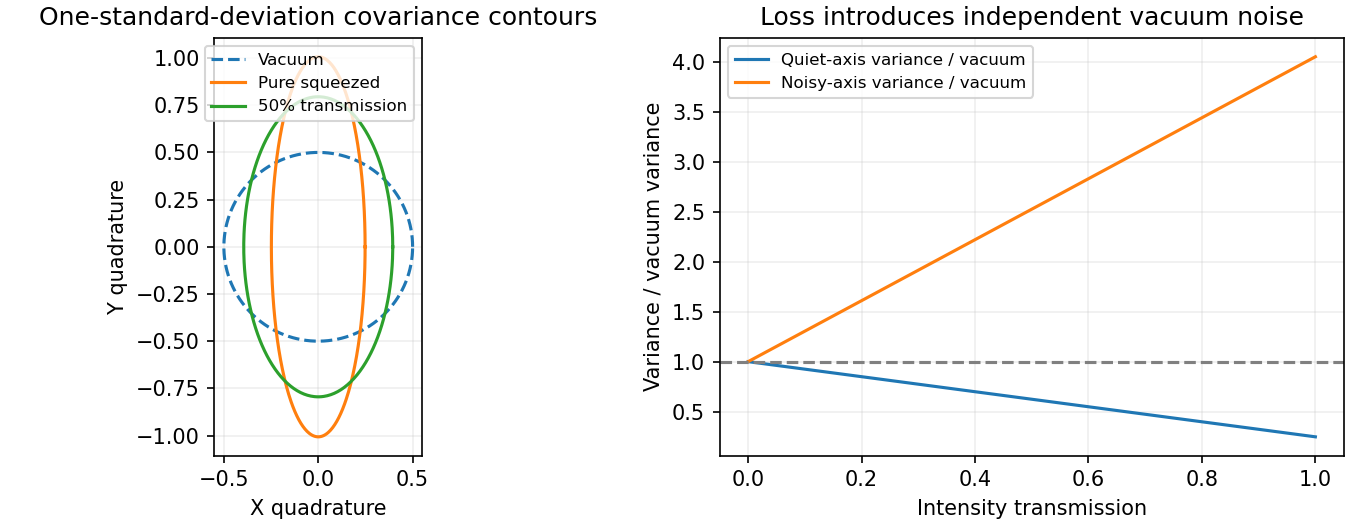

The Python source for this figure:
"""Original covariance ellipses and pure-loss quadrature variances. Output cwd."""
import numpy as np
import matplotlib.pyplot as plt
r=.7;theta=np.linspace(0,2*np.pi,400);fig,ax=plt.subplots(1,2,figsize=(9,3.5),layout='constrained')
for name,vx,vy,style in [('Vacuum',.25,.25,'--'),('Pure squeezed',np.exp(-2*r)/4,np.exp(2*r)/4,'-'),('50% transmission',(.5*np.exp(-2*r)+.5)/4,(.5*np.exp(2*r)+.5)/4,'-')]:
 ax[0].plot(np.sqrt(vx)*np.cos(theta),np.sqrt(vy)*np.sin(theta),style,label=name)
ax[0].set(xlabel='X quadrature',ylabel='Y quadrature',title='One-standard-deviation covariance contours',aspect='equal');ax[0].legend(fontsize=8);ax[0].grid(alpha=.2)
eta=np.linspace(0,1,300);ax[1].plot(eta,eta*np.exp(-2*r)+(1-eta),label='Quiet-axis variance / vacuum');ax[1].plot(eta,eta*np.exp(2*r)+(1-eta),label='Noisy-axis variance / vacuum');ax[1].axhline(1,ls='--',color='.5');ax[1].set(xlabel='Intensity transmission',ylabel='Variance / vacuum variance',title='Loss introduces independent vacuum noise');ax[1].legend(fontsize=8);ax[1].grid(alpha=.2)
fig.savefig('paper-1-squeezing-ellipse.png',dpi=150,facecolor='white')
